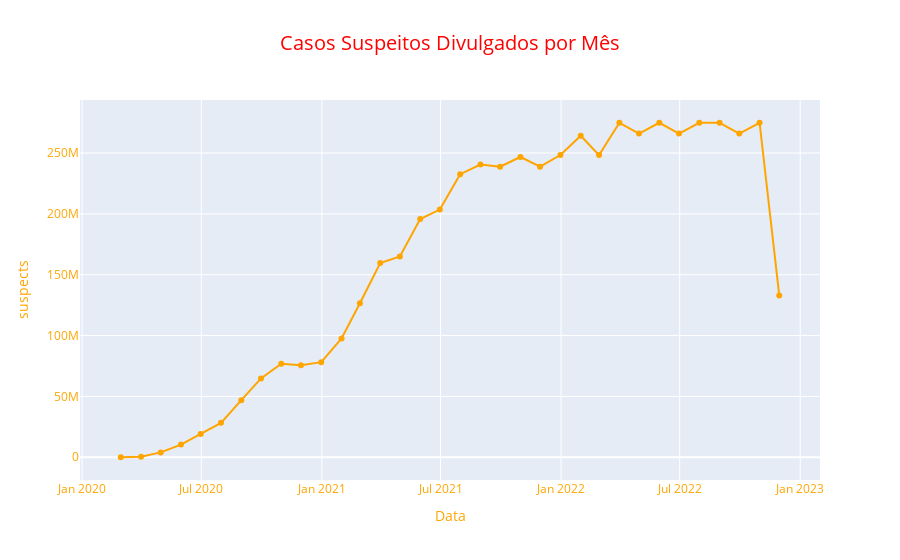

The cell this chart's notebook holds for it:
### Code cell
fig_susp_mes = px.line(months, x=months.index, y="suspects",
                markers= True,
                title='Casos Suspeitos Divulgados por Mês',
                labels  = {
                "newCases": "Quantidade",
                "date": "Data"
                },color_discrete_sequence=["orange"])
fig_susp_mes.update_layout(font_color='orange',
                title_font_color='red',
                title_font_size = 20,
                title_x = 0.5)
fig_susp_mes.show()

### Figure 1 — Plotly figure (JSON) as saved in the notebook; plotly's stock layout.template omitted (floating-point values rounded to 4 significant figures)
{"data": [{"hovertemplate": "Data=%{x}<br>suspects=%{y}<extra></extra>", "legendgroup": "", "line": {"color": "orange", "dash": "solid"}, "marker": {"symbol": "circle"}, "mode": "lines+markers", "name": "", "orientation": "v", "showlegend": false, "type": "scatter", "x": ["2020-02-29T00:00:00", "2020-03-31T00:00:00", "2020-04-30T00:00:00", "2020-05-31T00:00:00", "2020-06-30T00:00:00", "2020-07-31T00:00:00", "2020-08-31T00:00:00", "2020-09-30T00:00:00", "2020-10-31T00:00:00", "2020-11-30T00:00:00", "2020-12-31T00:00:00", "2021-01-31T00:00:00", "2021-02-28T00:00:00", "2021-03-31T00:00:00", "2021-04-30T00:00:00", "2021-05-31T00:00:00", "2021-06-30T00:00:00", "2021-07-31T00:00:00", "2021-08-31T00:00:00", "2021-09-30T00:00:00", "2021-10-31T00:00:00", "2021-11-30T00:00:00", "2021-12-31T00:00:00", "2022-01-31T00:00:00", "2022-02-28T00:00:00", "2022-03-31T00:00:00", "2022-04-30T00:00:00", "2022-05-31T00:00:00", "2022-06-30T00:00:00", "2022-07-31T00:00:00", "2022-08-31T00:00:00", "2022-09-30T00:00:00", "2022-10-31T00:00:00", "2022-11-30T00:00:00"], "xaxis": "x", "y": [0, 398135, 3979439, 10400746, 19133899, 28251709, 46918208, 64804620, 76856391, 75526964, 78122945, 97592251, 126532501, 159538508, 164924152, 195780316, 203500048, 232623444, 240525607, 238768050, 246726985, 238768050, 248314329, 264149736, 248257156, 274856137, 265989810, 274856137, 265989810, 274856137, 274856137, 265989810, 274856137, 132994905], "yaxis": "y"}], "layout": {"font": {"color": "orange"}, "legend": {"tracegroupgap": 0}, "title": {"font": {"color": "red", "size": 20}, "text": "Casos Suspeitos Divulgados por Mês", "x": 0.5}, "xaxis": {"anchor": "y", "domain": [0, 1], "title": {"text": "Data"}}, "yaxis": {"anchor": "x", "domain": [0, 1], "title": {"text": "suspects"}}}}
